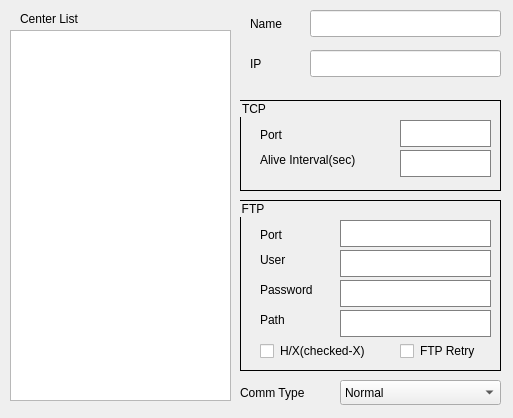
<?xml version="1.0" encoding="UTF-8"?>
<ui version="4.0">
 <class>CenterDlg</class>
 <widget class="QDialog" name="CenterDlg">
  <property name="geometry">
   <rect>
    <x>0</x>
    <y>0</y>
    <width>513</width>
    <height>418</height>
   </rect>
  </property>
  <property name="windowTitle">
   <string>Dialog</string>
  </property>
  <widget class="QLineEdit" name="leCenterName">
   <property name="geometry">
    <rect>
     <x>310</x>
     <y>10</y>
     <width>191</width>
     <height>27</height>
    </rect>
   </property>
  </widget>
  <widget class="QListView" name="lvCenterList">
   <property name="geometry">
    <rect>
     <x>10</x>
     <y>30</y>
     <width>221</width>
     <height>371</height>
    </rect>
   </property>
  </widget>
  <widget class="QLabel" name="label">
   <property name="geometry">
    <rect>
     <x>250</x>
     <y>15</y>
     <width>61</width>
     <height>17</height>
    </rect>
   </property>
   <property name="text">
    <string>Name</string>
   </property>
  </widget>
  <widget class="QLineEdit" name="leIP">
   <property name="geometry">
    <rect>
     <x>310</x>
     <y>50</y>
     <width>191</width>
     <height>27</height>
    </rect>
   </property>
  </widget>
  <widget class="QLabel" name="label_2">
   <property name="geometry">
    <rect>
     <x>250</x>
     <y>55</y>
     <width>67</width>
     <height>17</height>
    </rect>
   </property>
   <property name="text">
    <string>IP</string>
   </property>
  </widget>
  <widget class="QGroupBox" name="groupBox_6">
   <property name="geometry">
    <rect>
     <x>240</x>
     <y>100</y>
     <width>261</width>
     <height>91</height>
    </rect>
   </property>
   <property name="styleSheet">
    <string notr="true">border : 1px  solid #000;</string>
   </property>
   <property name="title">
    <string>TCP</string>
   </property>
   <widget class="QLabel" name="label_58">
    <property name="geometry">
     <rect>
      <x>20</x>
      <y>50</y>
      <width>121</width>
      <height>20</height>
     </rect>
    </property>
    <property name="styleSheet">
     <string notr="true">border: 1px;
</string>
    </property>
    <property name="text">
     <string>Alive Interval(sec)</string>
    </property>
   </widget>
   <widget class="QLineEdit" name="leAliveInterval">
    <property name="geometry">
     <rect>
      <x>160</x>
      <y>50</y>
      <width>91</width>
      <height>27</height>
     </rect>
    </property>
    <property name="styleSheet">
     <string notr="true">border: 1px solid gray;
</string>
    </property>
   </widget>
   <widget class="QLineEdit" name="leTCPPort">
    <property name="geometry">
     <rect>
      <x>160</x>
      <y>20</y>
      <width>91</width>
      <height>27</height>
     </rect>
    </property>
    <property name="styleSheet">
     <string notr="true">border: 1px solid gray;
</string>
    </property>
   </widget>
   <widget class="QLabel" name="label_59">
    <property name="geometry">
     <rect>
      <x>20</x>
      <y>25</y>
      <width>121</width>
      <height>20</height>
     </rect>
    </property>
    <property name="styleSheet">
     <string notr="true">border: 1px;
</string>
    </property>
    <property name="text">
     <string>Port</string>
    </property>
   </widget>
  </widget>
  <widget class="QGroupBox" name="groupBox_7">
   <property name="geometry">
    <rect>
     <x>240</x>
     <y>200</y>
     <width>261</width>
     <height>171</height>
    </rect>
   </property>
   <property name="styleSheet">
    <string notr="true">border : 1px  solid #000;</string>
   </property>
   <property name="title">
    <string>FTP</string>
   </property>
   <widget class="QLabel" name="label_62">
    <property name="geometry">
     <rect>
      <x>20</x>
      <y>50</y>
      <width>71</width>
      <height>20</height>
     </rect>
    </property>
    <property name="styleSheet">
     <string notr="true">border: 1px;
</string>
    </property>
    <property name="text">
     <string>User</string>
    </property>
   </widget>
   <widget class="QLineEdit" name="leFTPUser">
    <property name="geometry">
     <rect>
      <x>100</x>
      <y>50</y>
      <width>151</width>
      <height>27</height>
     </rect>
    </property>
    <property name="styleSheet">
     <string notr="true">border: 1px solid gray;
</string>
    </property>
   </widget>
   <widget class="QLineEdit" name="leFTPPort">
    <property name="geometry">
     <rect>
      <x>100</x>
      <y>20</y>
      <width>151</width>
      <height>27</height>
     </rect>
    </property>
    <property name="styleSheet">
     <string notr="true">border: 1px solid gray;
</string>
    </property>
   </widget>
   <widget class="QLabel" name="label_63">
    <property name="geometry">
     <rect>
      <x>20</x>
      <y>25</y>
      <width>71</width>
      <height>20</height>
     </rect>
    </property>
    <property name="styleSheet">
     <string notr="true">border: 1px;
</string>
    </property>
    <property name="text">
     <string>Port</string>
    </property>
   </widget>
   <widget class="QLabel" name="label_64">
    <property name="geometry">
     <rect>
      <x>20</x>
      <y>80</y>
      <width>71</width>
      <height>20</height>
     </rect>
    </property>
    <property name="styleSheet">
     <string notr="true">border: 1px;
</string>
    </property>
    <property name="text">
     <string>Password</string>
    </property>
   </widget>
   <widget class="QLineEdit" name="leFTPPassword">
    <property name="geometry">
     <rect>
      <x>100</x>
      <y>80</y>
      <width>151</width>
      <height>27</height>
     </rect>
    </property>
    <property name="styleSheet">
     <string notr="true">border: 1px solid gray;
</string>
    </property>
   </widget>
   <widget class="QLabel" name="label_65">
    <property name="geometry">
     <rect>
      <x>20</x>
      <y>110</y>
      <width>71</width>
      <height>20</height>
     </rect>
    </property>
    <property name="styleSheet">
     <string notr="true">border: 1px;
</string>
    </property>
    <property name="text">
     <string>Path</string>
    </property>
   </widget>
   <widget class="QLineEdit" name="leFTPPath">
    <property name="geometry">
     <rect>
      <x>100</x>
      <y>110</y>
      <width>151</width>
      <height>27</height>
     </rect>
    </property>
    <property name="styleSheet">
     <string notr="true">border: 1px solid gray;
</string>
    </property>
   </widget>
   <widget class="QCheckBox" name="chkFileName_HX">
    <property name="geometry">
     <rect>
      <x>20</x>
      <y>140</y>
      <width>131</width>
      <height>22</height>
     </rect>
    </property>
    <property name="styleSheet">
     <string notr="true">border : 0px</string>
    </property>
    <property name="text">
     <string>H/X(checked-X)</string>
    </property>
   </widget>
   <widget class="QCheckBox" name="chkFTPRetry">
    <property name="geometry">
     <rect>
      <x>160</x>
      <y>140</y>
      <width>91</width>
      <height>22</height>
     </rect>
    </property>
    <property name="styleSheet">
     <string notr="true">border : 0px</string>
    </property>
    <property name="text">
     <string>FTP Retry</string>
    </property>
   </widget>
  </widget>
  <widget class="QLabel" name="label_3">
   <property name="geometry">
    <rect>
     <x>20</x>
     <y>10</y>
     <width>81</width>
     <height>17</height>
    </rect>
   </property>
   <property name="text">
    <string>Center List</string>
   </property>
  </widget>
  <widget class="QLabel" name="label_4">
   <property name="geometry">
    <rect>
     <x>240</x>
     <y>380</y>
     <width>101</width>
     <height>25</height>
    </rect>
   </property>
   <property name="text">
    <string>Comm Type</string>
   </property>
  </widget>
  <widget class="QComboBox" name="cbCommType">
   <property name="geometry">
    <rect>
     <x>340</x>
     <y>380</y>
     <width>161</width>
     <height>25</height>
    </rect>
   </property>
   <item>
    <property name="text">
     <string>Normal</string>
    </property>
   </item>
   <item>
    <property name="text">
     <string>RemoteComm</string>
    </property>
   </item>
   <item>
    <property name="text">
     <string>FTP_Only</string>
    </property>
   </item>
  </widget>
 </widget>
 <resources/>
 <connections/>
</ui>
